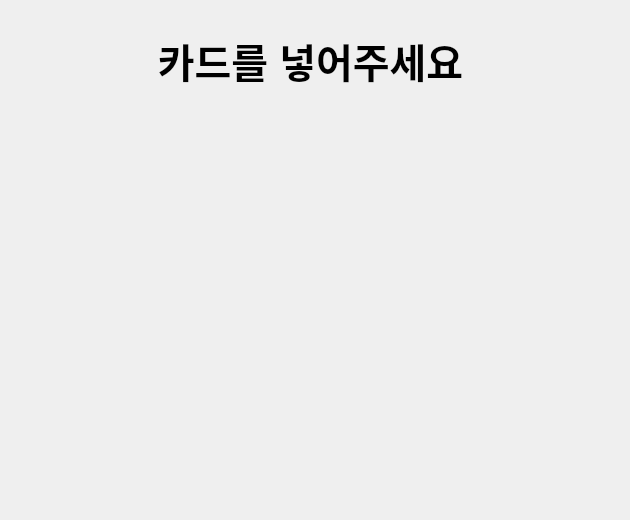
<?xml version="1.0" encoding="UTF-8"?>
<ui version="4.0">
 <class>Dialog</class>
 <widget class="QDialog" name="Dialog">
  <property name="geometry">
   <rect>
    <x>0</x>
    <y>0</y>
    <width>630</width>
    <height>520</height>
   </rect>
  </property>
  <property name="windowTitle">
   <string>Dialog</string>
  </property>
  <widget class="QLabel" name="card_image">
   <property name="geometry">
    <rect>
     <x>170</x>
     <y>130</y>
     <width>335</width>
     <height>310</height>
    </rect>
   </property>
   <property name="text">
    <string/>
   </property>
  </widget>
  <widget class="QLabel" name="label_2">
   <property name="geometry">
    <rect>
     <x>10</x>
     <y>20</y>
     <width>601</width>
     <height>81</height>
    </rect>
   </property>
   <property name="font">
    <font>
     <pointsize>30</pointsize>
     <weight>75</weight>
     <bold>true</bold>
    </font>
   </property>
   <property name="text">
    <string>카드를 넣어주세요</string>
   </property>
   <property name="alignment">
    <set>Qt::AlignCenter</set>
   </property>
  </widget>
 </widget>
 <resources/>
 <connections/>
</ui>
